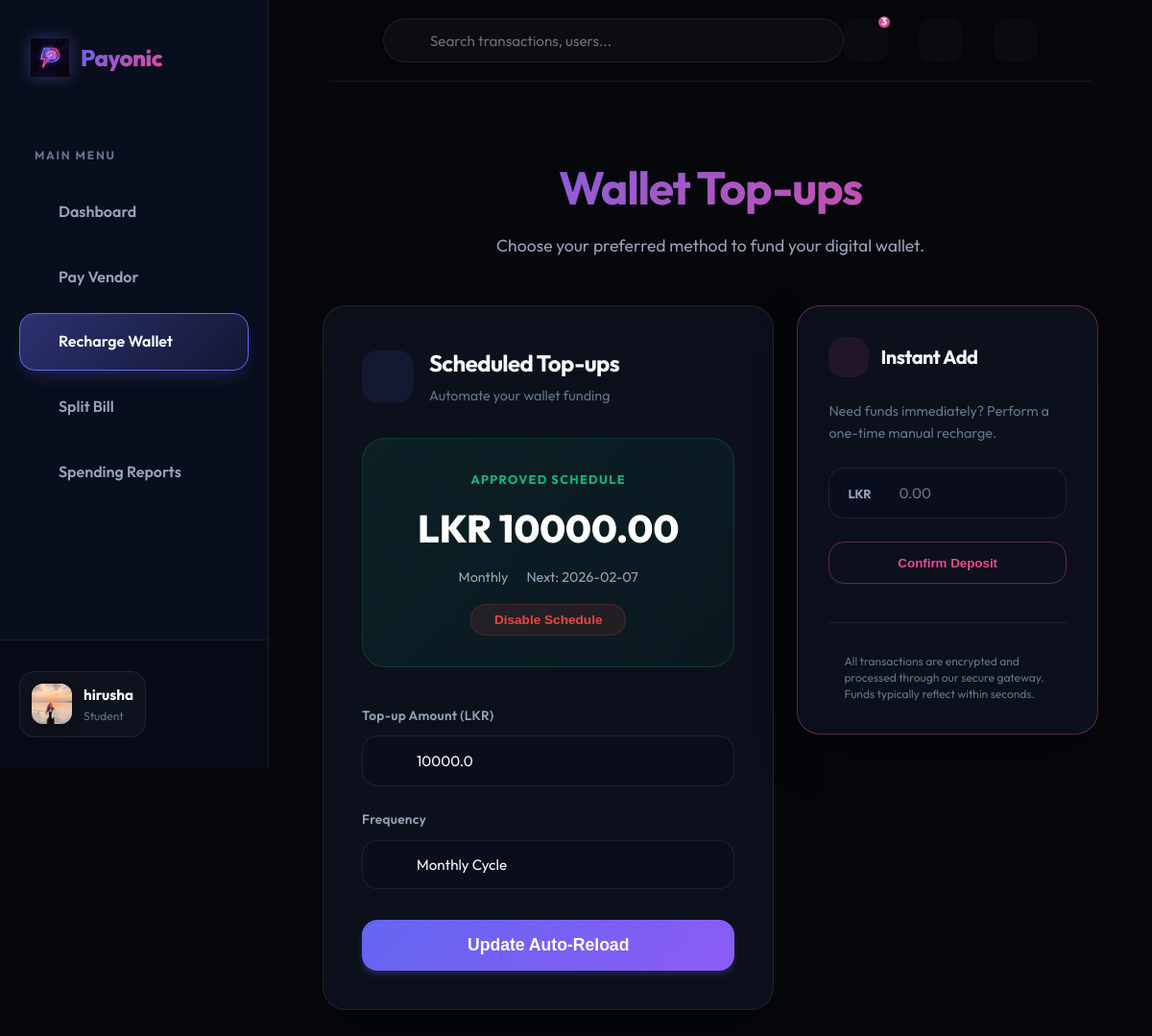
The page /student/topup (signed in) on the database its author committed.
### app/models.py (models this page shows, shortened)
class User(UserMixin, db.Model):
    id = db.Column(db.Integer, primary_key=True)
    username = db.Column(db.String(64), index=True, unique=True, nullable=False)
    email = db.Column(db.String(120), index=True, unique=True, nullable=False)
    password_hash = db.Column(db.String(128))
    role = db.Column(db.String(20), nullable=False)  # student, vendor, admin
    is_active_user = db.Column(db.Boolean, default=True)
    phone_number = db.Column(db.String(20))
    registration_number = db.Column(db.String(50)) # For students
    student_id = db.Column(db.String(20)) # Internal ID
    vendor_name = db.Column(db.String(100)) # For vendors
    business_name = db.Column(db.String(100)) # For vendors
    business_type = db.Column(db.String(50)) # For vendors
    is_approved_vendor = db.Column(db.Boolean, default=False)
    profile_pic = db.Column(db.String(255))
    merchant_id = db.Column(db.String(50), unique=True)
    bank_name = db.Column(db.String(100))
    account_number = db.Column(db.String(50))
    account_holder_name = db.Column(db.String(100))
    wallet = db.relationship('Wallet', backref='owner', uselist=False, lazy=True)
    sent_transactions = db.relationship('Transaction', foreign_keys='Transaction.sender_id', backref='sender', lazy='dynamic')
    received_transactions = db.relationship('Transaction', foreign_keys='Transaction.receiver_id', backref='receiver', lazy='dynamic')
    qr_codes = db.relationship('QRCode', backref='vendor', lazy='dynamic')
    payout_requests = db.relationship('PayoutRequest', foreign_keys='PayoutRequest.vendor_id', backref='vendor', lazy='dynamic')
    two_factor_enabled = db.Column(db.Boolean, default=False)
    otp_secret = db.Column(db.String(32))
    low_balance_threshold = db.Column(db.Float, default=100.0) # LKR
    refund_requests = db.relationship('RefundRequest', foreign_keys='RefundRequest.user_id', backref='requester', lazy='dynamic')
    budgets = db.relationship('Budget', backref='user', lazy='dynamic')
    created_bills = db.relationship('SplitBill', backref='creator', lazy='dynamic')
    split_participations = db.relationship('SplitBillParticipant', backref='user', lazy='dynamic')
    notifications = db.relationship('Notification', backref='user', lazy='dynamic')
    @property
    def is_active(self):
        return self.is_active_user
    @property
    def unread_notification_count(self):
        return self.notifications.filter_by(is_read=False).count()

class ScheduledTopup(db.Model):
    id = db.Column(db.Integer, primary_key=True)
    user_id = db.Column(db.Integer, db.ForeignKey('user.id'), nullable=False)
    amount = db.Column(db.Float, nullable=False)
    frequency = db.Column(db.String(20), default='monthly') # monthly, weekly
    next_run_date = db.Column(db.DateTime, default=datetime.utcnow)
    is_active = db.Column(db.Boolean, default=True)
    status = db.Column(db.String(20), default='pending') # pending, approved, rejected
    created_at = db.Column(db.DateTime, default=datetime.utcnow)
    reviewed_at = db.Column(db.DateTime)
    reviewed_by = db.Column(db.Integer, db.ForeignKey('user.id'), nullable=True)
    user = db.relationship('User', foreign_keys=[user_id], backref='scheduled_topups')
    reviewer = db.relationship('User', foreign_keys=[reviewed_by])

### app/main/routes.py (the view, shortened to what this page needs)
@bp.route('/student/topup', methods=['GET', 'POST'])
@login_required
def topup():
    if current_user.role != 'student':
        return redirect(url_for('main.index'))
    active_schedule = ScheduledTopup.query.filter_by(user_id=current_user.id, is_active=True).first()
    return render_template('student/topup.html', title='Wallet Settings', active_schedule=active_schedule)

### app/models.py (called while the page is built)
@login.user_loader
def load_user(id):
    return User.query.get(int(id))

### app/templates/student/topup.html (shortened to what this page needs)
{% extends "base.html" %}
{% block content %}
<div style="max-width: 1000px; margin: 0 auto; padding-top: 2rem;">
    <div style="margin-bottom: 3rem; text-align: center;">
        <h1 class="text-gradient" style="font-size: 3rem; margin-bottom: 0.5rem;">Wallet Top-ups</h1>
        <p style="color: var(--text-muted); font-size: 1.1rem;">Choose your preferred method to fund your digital
            wallet.</p>
    </div>
    <div class="summary-grid mobile-grid-1"
        style="display: grid; grid-template-columns: 1.5fr 1fr; gap: 1.5rem; align-items: start;">
        <div class="glass-panel" style="padding: 2.5rem;">
            <div style="display: flex; align-items: center; gap: 1rem; margin-bottom: 2rem;">
                <div class="feature-icon-wrapper"
                    style="color: var(--primary); background: rgba(99, 102, 241, 0.1); margin-bottom: 0;">
                </div>
                <div>
                    <h2 style="font-size: 1.5rem; margin-bottom: 0.25rem;">Scheduled Top-ups</h2>
                    <p style="color: var(--text-dim); font-size: 0.9rem; margin-bottom: 0;">Automate your wallet funding
                    </p>
                </div>
            </div>
            {% if active_schedule %}
            <div
                style="background: {{
                    'linear-gradient(135deg, rgba(16, 185, 129, 0.1), rgba(16, 185, 129, 0.05))' if active_schedule.status == 'approved'
                    else 'linear-gradient(135deg, rgba(245, 158, 11, 0.1), rgba(245, 158, 11, 0.05))' if active_schedule.status == 'pending'
                    else 'linear-gradient(135deg, rgba(239, 68, 68, 0.1), rgba(239, 68, 68, 0.05))'
                }};
                border: 1px solid {{
                    'rgba(16, 185, 129, 0.2)' if active_schedule.status == 'approved'
                    else 'rgba(245, 158, 11, 0.2)' if active_schedule.status == 'pending'
                    else 'rgba(239, 68, 68, 0.2)'
                }};
                border-radius: 1.5rem; padding: 2rem; margin-bottom: 2.5rem; text-align: center; position: relative; overflow: hidden;">
                <div style="font-size: 0.8rem; text-transform: uppercase; letter-spacing: 0.1em; color: {{
                        'var(--success)' if active_schedule.status == 'approved'
                        else 'var(--warning)' if active_schedule.status == 'pending'
                        else 'var(--danger)'
                    }}; font-weight: 700; margin-bottom: 0.5rem;">
                    {{ active_schedule.status | capitalize }} Schedule</div>
                <div style="font-size: 2.5rem; font-weight: 800; color: #fff; margin-bottom: 0.5rem;">LKR {{
                    "{:.2f}".format(active_schedule.amount) }}</div>
                <div style="font-size: 0.9rem; color: var(--text-muted); margin-bottom: 1rem;">
                    <span> {{ active_schedule.frequency | capitalize }}</span>
                    {% if active_schedule.status == 'approved' %}
                    <span style="margin-left: 1rem;"> Next: {{
                        active_schedule.next_run_date.strftime('%Y-%m-%d') }}</span>
                    {% endif %}
                </div>
                <form action="{{ url_for('main.cancel_schedule') }}" method="post">
                    <button type="submit" class="btn"
                        style="background: rgba(239, 68, 68, 0.1); color: var(--danger); border: 1px solid rgba(239, 68, 68, 0.2); padding: 0.5rem 1.5rem; border-radius: 1rem; font-weight: 600; font-size: 0.85rem;">
                         Disable Schedule
                    </button>
                </form>
            </div>
            {% endif %}
            <form action="{{ url_for('main.topup') }}" method="post">
                <div class="form-group">
                    <label class="form-label">Top-up Amount (LKR)</label>
                    <div class="input-icon-wrapper">
                        <input type="number" step="0.01" name="amount" class="form-control" placeholder="0.00"
                            value="{{ active_schedule.amount if active_schedule else '' }}" required>
                    </div>
                </div>
                <div class="form-group">
                    <label class="form-label">Frequency</label>
                    <div class="input-icon-wrapper">
                        <select name="frequency" class="form-control" style="appearance: none;">
                            <option value="monthly" {% if active_schedule and active_schedule.frequency=='monthly'
                                %}selected{% endif %}>Monthly Cycle</option>
                        </select>
                    </div>
                </div>
                <div style="margin-top: 2rem;">
                    <button type="submit" class="btn btn-primary"
                        style="width: 100%; padding: 1rem; font-size: 1.1rem; border-radius: 1rem;">
                         {{ 'Update Auto-Reload' if active_schedule else 'Enable
                        Auto-Reload' }}
                    </button>
                </div>
            </form>
        </div>
        <div class="glass-panel" style="padding: 2rem; border-color: var(--secondary-glow);">
            <div style="display: flex; align-items: center; gap: 0.75rem; margin-bottom: 1.5rem;">
                <div class="feature-icon-wrapper"
                    style="width: 42px; height: 42px; font-size: 1.25rem; color: var(--secondary); background: rgba(236, 72, 153, 0.1); margin-bottom: 0;">
                </div>
                <h3 style="font-size: 1.25rem; margin-bottom: 0;">Instant Add</h3>
            </div>
            <p style="color: var(--text-dim); font-size: 0.9rem; margin-bottom: 1.5rem;">Need funds immediately? Perform
                a one-time manual recharge.</p>
            <form action="{{ url_for('main.topup') }}" method="post">
                <div class="form-group">
                    <div class="input-icon-wrapper">
                        <span
                            style="position: absolute; left: 1.25rem; top: 50%; transform: translateY(-50%); font-weight: 700; color: var(--text-muted); font-size: 0.8rem;">LKR</span>
                        <input type="number" step="0.01" name="amount" class="form-control" placeholder="0.00"
                            style="padding-left: 4.5rem;" required>
                    </div>
                </div>
                <button type="submit" class="btn btn-outline"
                    style="width: 100%; padding: 0.85rem; border-radius: 1rem; border-color: var(--secondary-glow); color: var(--secondary);">
                    Confirm Deposit
                </button>
            </form>
            <div style="margin-top: 2.5rem; padding-top: 2rem; border-top: 1px solid var(--border);">
                <div style="display: flex; gap: 1rem; color: var(--text-dim);">
                    <p style="font-size: 0.75rem; line-height: 1.4; margin-bottom: 0;">All transactions are encrypted
                        and processed through our secure gateway. Funds typically reflect within seconds.</p>
                </div>
            </div>
        </div>
    </div>
</div>
{% endblock %}

### app/templates/base.html (shortened to what this page needs)
<!doctype html>
<html lang="en">
<head>
  <link rel="stylesheet" href="{{ url_for('static', filename='css/style.css') }}">
  <link href="https://cdn.jsdelivr.net/npm/remixicon@3.5.0/fonts/remixicon.css" rel="stylesheet">
</head>
<body>
  {% set is_portal = current_user.is_authenticated %}
  <div class="{{ 'portal-layout' if is_portal else 'landing-layout' }}">
    {% if is_portal %}
    <aside class="sidebar">
      <div class="sidebar-brand">
        <a href="{{ url_for('main.index') }}" class="nav-brand">
          <img src="{{ url_for('static', filename='img/payonic_logo.png') }}" alt="Payonic Logo">
          <span class="text-gradient">Payonic</span>
        </a>
      </div>
      <nav class="sidebar-nav">
        <div class="nav-section">Main Menu</div>
        <a href="{{ url_for('main.dashboard' if current_user.role == 'student' else ('vendor.dashboard' if current_user.role == 'vendor' else 'admin.dashboard')) }}"
          class="sidebar-link {{ 'active' if request.endpoint in ['main.dashboard', 'vendor.dashboard', 'admin.dashboard'] }}">
           Dashboard
        </a>
        {% if current_user.role == 'student' %}
        <a href="{{ url_for('main.pay') }}" class="sidebar-link {{ 'active' if request.endpoint == 'main.pay' }}">
           Pay Vendor
        </a>
        <a href="{{ url_for('main.topup') }}" class="sidebar-link {{ 'active' if request.endpoint == 'main.topup' }}">
           Recharge Wallet
        </a>
        <a href="{{ url_for('main.split_bill') }}"
          class="sidebar-link {{ 'active' if request.endpoint == 'main.split_bill' }}">
           Split Bill
        </a>
        <a href="{{ url_for('main.reports') }}"
          class="sidebar-link {{ 'active' if request.endpoint == 'main.reports' }}">
           Spending Reports
        </a>
        {% endif %}
      </nav>
      <div class="sidebar-footer">
        <div class="user-pill">
          <div class="user-avatar"
            style="overflow: hidden; display: flex; align-items: center; justify-content: center;">
            {% if current_user.profile_pic %}
            <img src="{{ url_for('static', filename=current_user.profile_pic) }}" alt="P"
              style="width: 100%; height: 100%; object-fit: cover;">
            {% else %}
            {{ current_user.username[0]|upper }}
            {% endif %}
          </div>
          <div class="user-info">
            <div class="user-name">{{ current_user.username }}</div>
            <div class="user-role">{{ current_user.role }}</div>
          </div>
        </div>
        <a href="{{ url_for('auth.logout') }}" class="logout-btn" title="Logout">
        </a>
      </div>
    </aside>
    {% endif %}
    <main class="{{ 'main-wrapper' if is_portal else 'landing-main' }}">
      {% if is_portal %}
      <header class="portal-header">
        <div class="header-search">
          <input type="text" placeholder="Search transactions, users...">
        </div>
        <div class="header-actions">
          <a href="{{ url_for('main.notifications') }}" class="action-icon">
            {% if current_user.unread_notification_count > 0 %}
            <span class="badge">{{ current_user.unread_notification_count }}</span>
            {% endif %}
          </a>
          <button id="theme-toggle" class="action-icon"
            style="border: none; cursor: pointer; color: var(--text-dim); outline: none;">
          </button>
          <a href="{{ url_for('main.settings') }}" class="action-icon">
          </a>
        </div>
      </header>
      {% endif %}
      <div class="{{ 'portal-content' if is_portal else 'container landing-content' }}">
        {% block content %}{% endblock %}
      </div>
    </main>
  </div>
</body>
</html>

### rows shown on the page
User: profile_pic (picture), username "hirusha", role "Student"
ScheduledTopup: status "APPROVED", amount "10000.00", frequency "Monthly", next_run_date "2026-02-07", amount "10000.0", frequency "Monthly Cycle"

### other values the page prints
{{ current_user.unread_notification_count }} "3"
